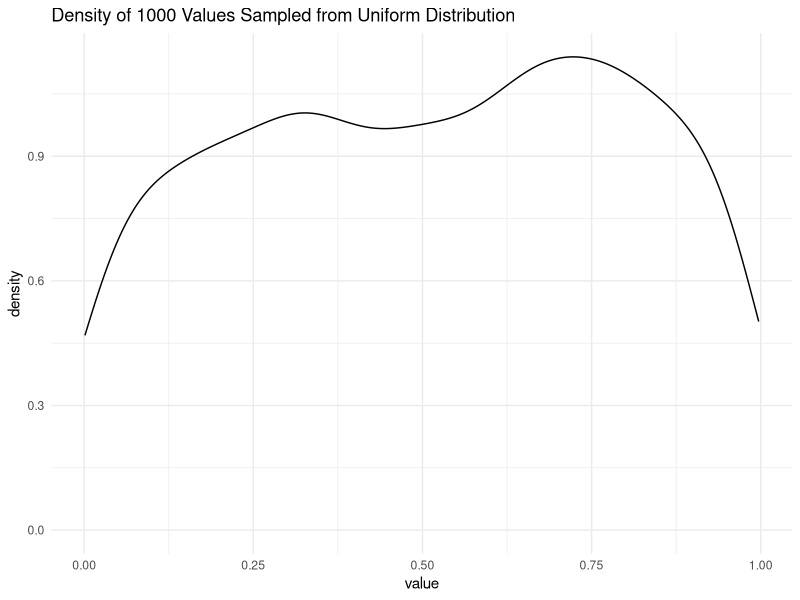
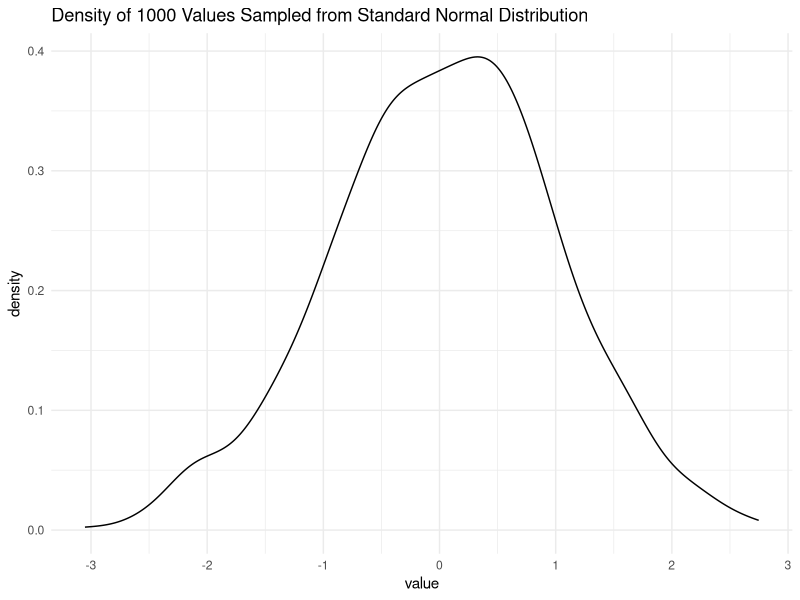
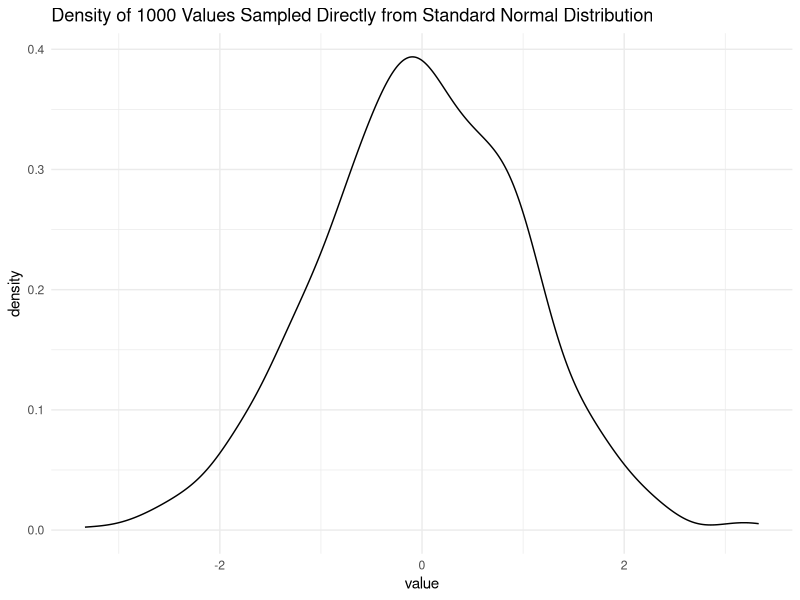
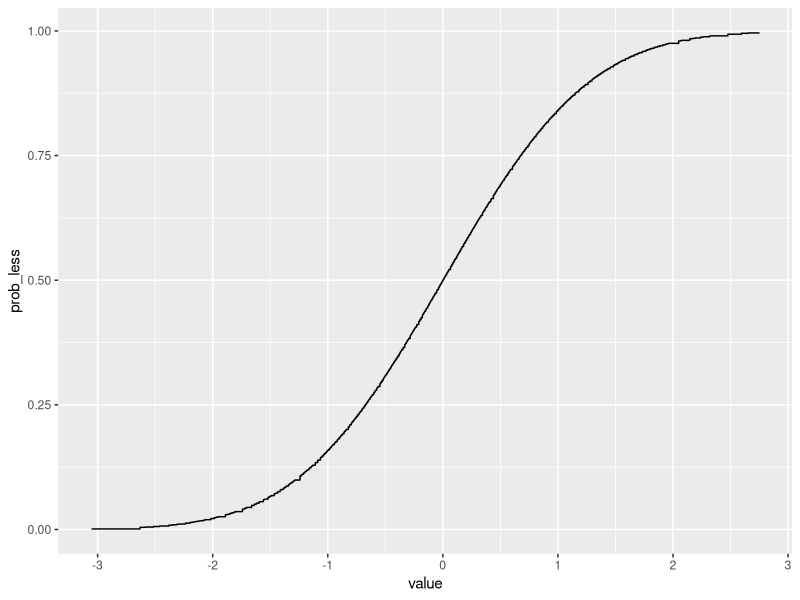
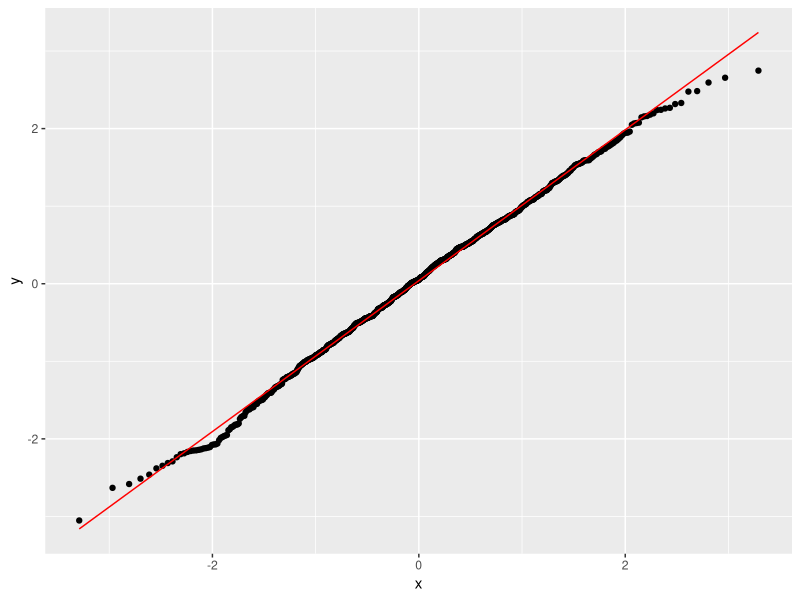
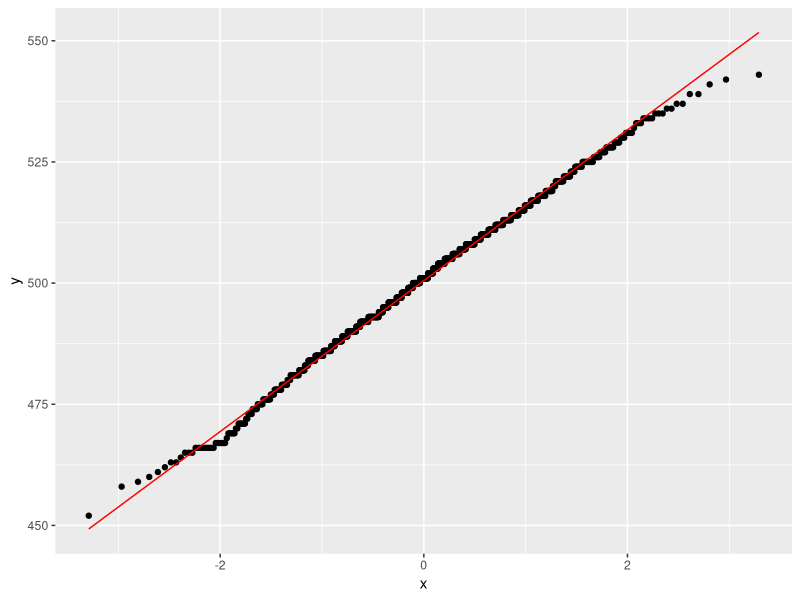
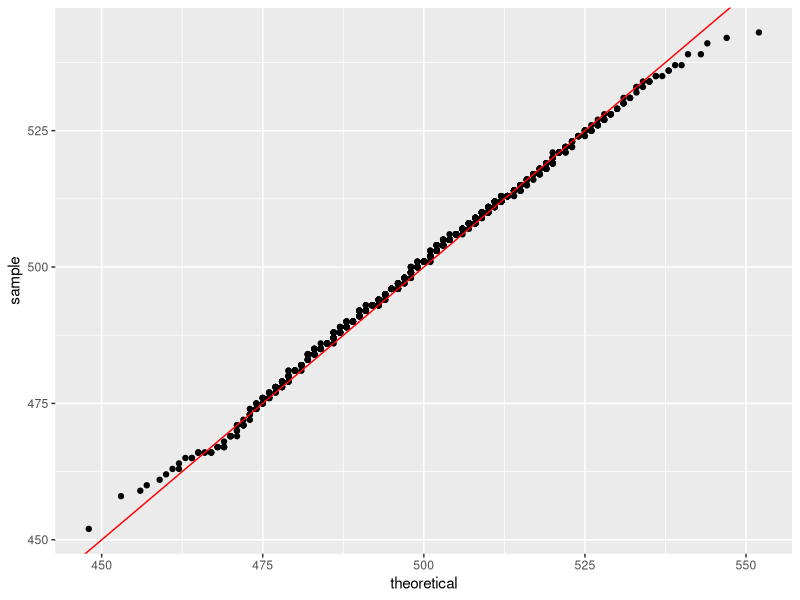
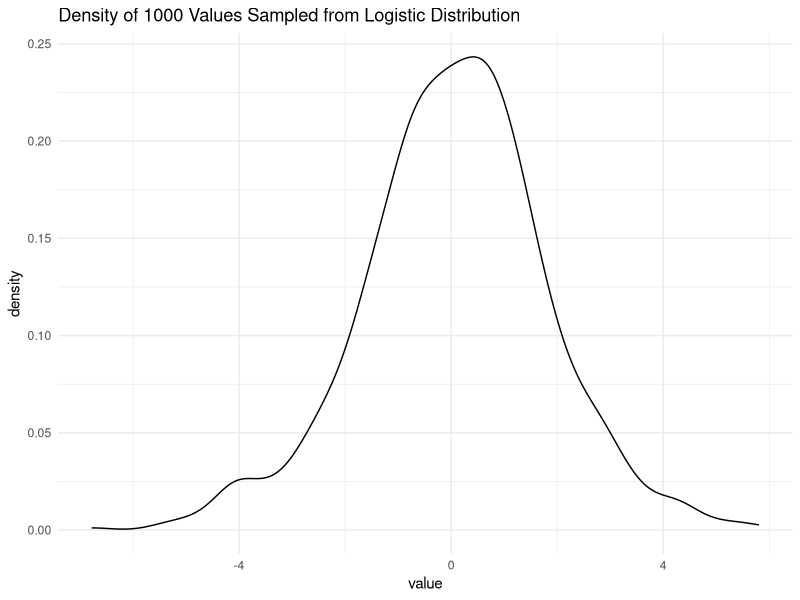

The R source for these figures, in order:
# This file contains practice with the different distributions
# available in R to build intuition. 
# Some code taken from Carsey and Harden (2014)

# Set up environment ----
# load dependencies, installing if necessary
REQUIRED_PACKAGES <- c("tidyverse", 'cowplot')
package.check <- lapply(REQUIRED_PACKAGES, FUN = function(x) {
  if (! require(x, character.only = TRUE)) {
    install.packages(x, dependencies = TRUE)
    library(x, character.only = TRUE)
  }
})

set.seed(12345)

# Some fundamental R statistical vocabulary ----

# Prefixes:
# p == CDF
# d == PDF/PMF
# q == Quantile function
# r == random draw

# Distribution Suffix
# norm == normal 
# logis == logistic
# t == t
# f == F
# unif == uniform 
# pois = Poisson
# exp == exponential 
# chisq == X^2
# binom == binom 

# Sample from uniform dist ----
?runif()
# sample 1000 values between 0 and 1 from uniform dist
probs <-runif(1000, min = 0, max = 1)
# plot the probability distribution of these values 
probs %>% 
  enframe() %>%
  ggplot() +
  geom_density(aes(x = value)) +
  ggtitle('Density of 1000 Values Sampled from Uniform Distribution') +
  theme_minimal()

# Standard normal ----
# convert to standard normal and plot prob density
?qnorm()
probs %>%
  qnorm(mean = 0, sd = 1) %>%
  enframe() %>%
  ggplot() +
  geom_density(aes(x = value)) +
  ggtitle('Density of 1000 Values Sampled from Standard Normal Distribution') +
  theme_minimal()

# compare to 1000 values sampled directly from standard normal
rnorm(n = 1000, mean = 0, sd = 1) %>%
  enframe() %>%
  ggplot() +
  geom_density(aes(x = value)) +
  ggtitle('Density of 1000 Values Sampled Directly from Standard Normal Distribution') +
  theme_minimal()

# CDF 
probs %>%
  sort() %>%
  qnorm(mean = 0, sd = 1) %>%
  enframe() %>%
  mutate(prob_less = pnorm(value, mean = 0, sd =1)) %>%
  ggplot() +
  geom_step(aes(x = value, y = prob_less))

# QQplot ----
#     > QQplots are useful for understanding the distribution of the variable in the population
#     > You plot the quantiles for your sample data against the quantiles for theoretical distributions
#       to see which it best approximates. 
#     > See https://mgimond.github.io/ES218/Week06a.html#how_normal_q-q_plots_behave_in_the_face_of_skewed_data
#       for more information 

# compare data (sampled from normal) to normal distribution
probs %>%
  enframe() %>%
  mutate(prob = value,
         norm_q = qnorm(probs, mean = 0, sd = 1)) %>%
  ggplot(aes(sample = norm_q)) + 
  geom_qq(distribution = qnorm) +
  geom_qq_line(col = 'red')

# compare data (sampled from binomial distribution) to normal distribution
?qbinom()
probs %>%
  enframe() %>%
  mutate(prob = value,
         binom_q = qbinom(prob, size = length(prob), prob = 0.5)) %>%
  ggplot(aes(sample = binom_q)) + 
  geom_qq(distribution = qnorm) +
  geom_qq_line(col = 'red')

# compare data (sampled from binomial distribution) to binomial distribution
probs %>%
  enframe() %>%
  mutate(prob = value,
         binom_q = qbinom(prob, size = length(probs), prob = 0.5)) %>%
  ggplot(aes(sample = binom_q)) + 
  geom_qq(distribution = qbinom, dparams = list(size = length(probs), prob = 0.5)) +
  geom_abline(color = 'red')

# Logitic Distribution ----
# convert to logis and plot density
?qlogis()
probs %>%
  qlogis() %>%
  enframe() %>%
  ggplot() +
  geom_density(aes(x = value)) +
  ggtitle('Density of 1000 Values Sampled from Logistic Distribution') +
  theme_minimal()


# Student's t Distribution ----
# convert to t dist and plot density
?qt()
#' explore behavior of student t with different df
#' @probs is a vector of probabilities from uniform
#' @df is number of degress of freedom
plot_t_dist <- function(probs, df = 1){
  probs %>%
    qt(df = df) %>%
    enframe() %>%
    ggplot() +
    geom_density(aes(x = value)) +
    ggtitle(paste('Density of', length(probs), 'Values \n Sampled from t-Dist with', df, 'df', sep = ' ')) +
    theme_minimal() +
    theme(plot.title = element_text(size = 12))
}
# run plot_t_dist with different dfs
dfs <- c(999, 500, 20,10, 5, 1) %>% sort()
t_dists <- map(dfs, ~plot_t_dist(probs, .x))
# use cowplot to put charts on the same plot
plot_grid(plotlist= t_dists)

#
 
